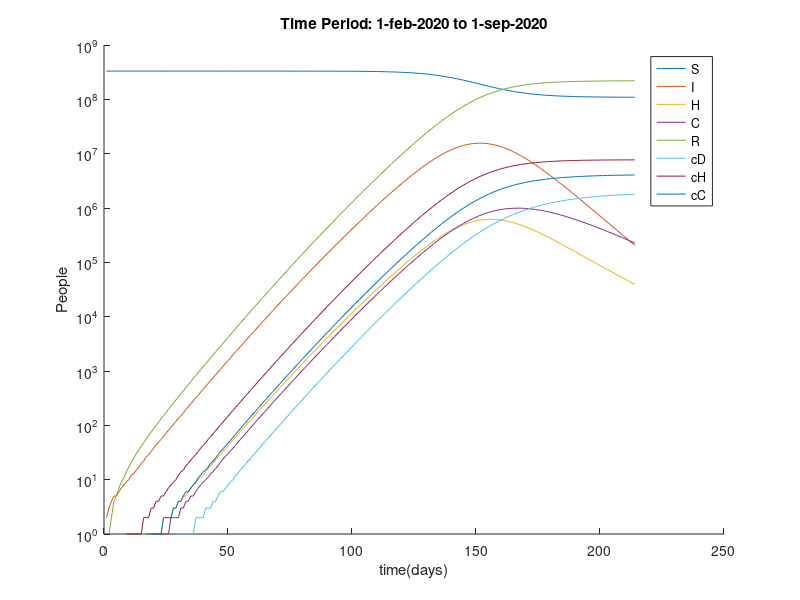

The MATLAB source for this figure:

%% Get simulation results
load('TestSimulationNeherModelAMIGO_V3_NoOver.mat','simCov19')

%% Get cumulative results and save

[a,b] = size(simCov19.sim.states{1});

cumResCov19 = zeros(a,(b-9)/9);
r = 1:11:b;
for i=1:11 % States    
    for j=1:9 % Agge groups
        cumResCov19(:,i) = cumResCov19(:,i) + simCov19.sim.states{1}(:,r(j));
    end
    r = r+1;
end


%% Plot results

figure
hold on
for i=1:11
    if i~=2 && i~=3 && i~=4
        plot(simCov19.sim.tsim{1}+1, round(cumResCov19(:,i)))
    end
end
% plot(simCov19.sim.tsim{1}+1, CD)
legend('S','I','H','C','R','cD','cH','cC')
set(gca, 'YScale', 'log')
ylabel('People')
xlabel('time(days)')
title('Time Period: 1-feb-2020 to 1-sep-2020')






























